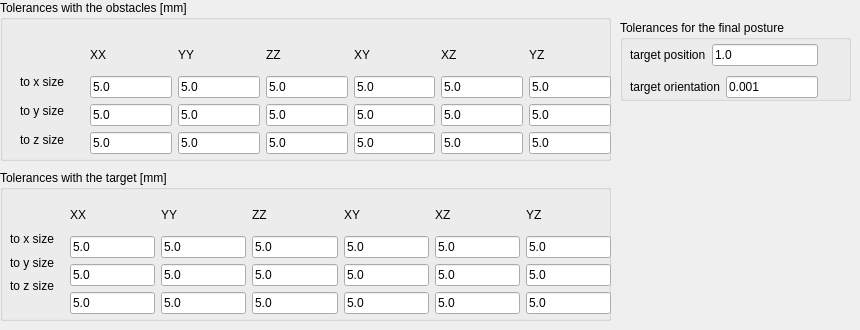
     <widget class="QWidget" name="tab_6">
      <attribute name="title">
       <string>Tolerances</string>
      </attribute>
      <widget class="QGroupBox" name="groupBox_22">
       <property name="geometry">
        <rect>
         <x>0</x>
         <y>0</y>
         <width>611</width>
         <height>161</height>
        </rect>
       </property>
       <property name="title">
        <string>Tolerances with the obstacles [mm]</string>
       </property>
       <widget class="QWidget" name="layoutWidget_size_3">
        <property name="geometry">
         <rect>
          <x>20</x>
          <y>70</y>
          <width>68</width>
          <height>81</height>
         </rect>
        </property>
        <layout class="QVBoxLayout" name="verticalLayout_84">
         <item>
          <widget class="QLabel" name="label_282">
           <property name="text">
            <string>to x size</string>
           </property>
          </widget>
         </item>
         <item>
          <widget class="QLabel" name="label_283">
           <property name="text">
            <string>to y size</string>
           </property>
          </widget>
         </item>
         <item>
          <widget class="QLabel" name="label_284">
           <property name="text">
            <string>to z size</string>
           </property>
          </widget>
         </item>
        </layout>
       </widget>
       <widget class="QWidget" name="layoutWidget_tol_obs_3">
        <property name="geometry">
         <rect>
          <x>90</x>
          <y>40</y>
          <width>521</width>
          <height>114</height>
         </rect>
        </property>
        <layout class="QHBoxLayout" name="horizontalLayout_131">
         <item>
          <layout class="QVBoxLayout" name="verticalLayout_85">
           <item>
            <widget class="QLabel" name="label_285">
             <property name="text">
              <string>XX</string>
             </property>
            </widget>
           </item>
           <item>
            <widget class="QLineEdit" name="lineEdit_obs_xx_1_left">
             <property name="text">
              <string>5.0</string>
             </property>
            </widget>
           </item>
           <item>
            <widget class="QLineEdit" name="lineEdit_obs_xx_2_left">
             <property name="text">
              <string>5.0</string>
             </property>
            </widget>
           </item>
           <item>
            <widget class="QLineEdit" name="lineEdit_obs_xx_3_left">
             <property name="text">
              <string>5.0</string>
             </property>
            </widget>
           </item>
          </layout>
         </item>
         <item>
          <layout class="QVBoxLayout" name="verticalLayout_86">
           <item>
            <widget class="QLabel" name="label_286">
             <property name="text">
              <string>YY</string>
             </property>
            </widget>
           </item>
           <item>
            <widget class="QLineEdit" name="lineEdit_obs_yy_1_left">
             <property name="text">
              <string>5.0</string>
             </property>
            </widget>
           </item>
           <item>
            <widget class="QLineEdit" name="lineEdit_obs_yy_2_left">
             <property name="text">
              <string>5.0</string>
             </property>
            </widget>
           </item>
           <item>
            <widget class="QLineEdit" name="lineEdit_obs_yy_3_left">
             <property name="text">
              <string>5.0</string>
             </property>
            </widget>
           </item>
          </layout>
         </item>
         <item>
          <layout class="QVBoxLayout" name="verticalLayout_87">
           <item>
            <widget class="QLabel" name="label_287">
             <property name="text">
              <string>ZZ</string>
             </property>
            </widget>
           </item>
           <item>
            <widget class="QLineEdit" name="lineEdit_obs_zz_1_left">
             <property name="text">
              <string>5.0</string>
             </property>
            </widget>
           </item>
           <item>
            <widget class="QLineEdit" name="lineEdit_obs_zz_2_left">
             <property name="text">
              <string>5.0</string>
             </property>
            </widget>
           </item>
           <item>
            <widget class="QLineEdit" name="lineEdit_obs_zz_3_left">
             <property name="text">
              <string>5.0</string>
             </property>
            </widget>
           </item>
          </layout>
         </item>
         <item>
          <layout class="QVBoxLayout" name="verticalLayout_88">
           <item>
            <widget class="QLabel" name="label_288">
             <property name="text">
              <string>XY</string>
             </property>
            </widget>
           </item>
           <item>
            <widget class="QLineEdit" name="lineEdit_obs_xy_1_left">
             <property name="text">
              <string>5.0</string>
             </property>
            </widget>
           </item>
           <item>
            <widget class="QLineEdit" name="lineEdit_obs_xy_2_left">
             <property name="text">
              <string>5.0</string>
             </property>
            </widget>
           </item>
           <item>
            <widget class="QLineEdit" name="lineEdit_obs_xy_3_left">
             <property name="text">
              <string>5.0</string>
             </property>
            </widget>
           </item>
          </layout>
         </item>
         <item>
          <layout class="QVBoxLayout" name="verticalLayout_89">
           <item>
            <widget class="QLabel" name="label_289">
             <property name="text">
              <string>XZ</string>
             </property>
            </widget>
           </item>
           <item>
            <widget class="QLineEdit" name="lineEdit_obs_xz_1_left">
             <property name="text">
              <string>5.0</string>
             </property>
            </widget>
           </item>
           <item>
            <widget class="QLineEdit" name="lineEdit_obs_xz_2_left">
             <property name="text">
              <string>5.0</string>
             </property>
            </widget>
           </item>
           <item>
            <widget class="QLineEdit" name="lineEdit_obs_xz_3_left">
             <property name="text">
              <string>5.0</string>
             </property>
            </widget>
           </item>
          </layout>
         </item>
         <item>
          <layout class="QVBoxLayout" name="verticalLayout_90">
           <item>
            <widget class="QLabel" name="label_290">
             <property name="text">
              <string>YZ</string>
             </property>
            </widget>
           </item>
           <item>
            <widget class="QLineEdit" name="lineEdit_obs_yz_1_left">
             <property name="text">
              <string>5.0</string>
             </property>
            </widget>
           </item>
           <item>
            <widget class="QLineEdit" name="lineEdit_obs_yz_2_left">
             <property name="text">
              <string>5.0</string>
             </property>
            </widget>
           </item>
           <item>
            <widget class="QLineEdit" name="lineEdit_obs_yz_3_left">
             <property name="text">
              <string>5.0</string>
             </property>
            </widget>
           </item>
          </layout>
         </item>
        </layout>
       </widget>
      </widget>
      <widget class="QGroupBox" name="groupBox_20">
       <property name="geometry">
        <rect>
         <x>0</x>
         <y>170</y>
         <width>611</width>
         <height>151</height>
        </rect>
       </property>
       <property name="title">
        <string>Tolerances with the target [mm]</string>
       </property>
       <widget class="QWidget" name="layoutWidget_tol_target_3">
        <property name="geometry">
         <rect>
          <x>10</x>
          <y>60</y>
          <width>61</width>
          <height>65</height>
         </rect>
        </property>
        <layout class="QVBoxLayout" name="verticalLayout_75">
         <item>
          <widget class="QLabel" name="label_262">
           <property name="text">
            <string>to x size</string>
           </property>
          </widget>
         </item>
         <item>
          <widget class="QLabel" name="label_263">
           <property name="text">
            <string>to y size</string>
           </property>
          </widget>
         </item>
         <item>
          <widget class="QLabel" name="label_264">
           <property name="text">
            <string>to z size</string>
           </property>
          </widget>
         </item>
        </layout>
       </widget>
       <widget class="QWidget" name="layoutWidget_tol_tar_values_3">
        <property name="geometry">
         <rect>
          <x>70</x>
          <y>30</y>
          <width>541</width>
          <height>114</height>
         </rect>
        </property>
        <layout class="QHBoxLayout" name="horizontalLayout_129">
         <item>
          <layout class="QVBoxLayout" name="verticalLayout_76">
           <item>
            <widget class="QLabel" name="label_265">
             <property name="text">
              <string>XX</string>
             </property>
            </widget>
           </item>
           <item>
            <widget class="QLineEdit" name="lineEdit_tar_xx_1_left">
             <property name="text">
              <string>5.0</string>
             </property>
            </widget>
           </item>
           <item>
            <widget class="QLineEdit" name="lineEdit_tar_xx_2_left">
             <property name="text">
              <string>5.0</string>
             </property>
            </widget>
           </item>
           <item>
            <widget class="QLineEdit" name="lineEdit_tar_xx_3_left">
             <property name="text">
              <string>5.0</string>
             </property>
            </widget>
           </item>
          </layout>
         </item>
         <item>
          <layout class="QVBoxLayout" name="verticalLayout_77">
           <item>
            <widget class="QLabel" name="label_266">
             <property name="text">
              <string>YY</string>
             </property>
            </widget>
           </item>
           <item>
            <widget class="QLineEdit" name="lineEdit_tar_yy_1_left">
             <property name="text">
              <string>5.0</string>
             </property>
            </widget>
           </item>
           <item>
            <widget class="QLineEdit" name="lineEdit_tar_yy_2_left">
             <property name="text">
              <string>5.0</string>
             </property>
            </widget>
           </item>
           <item>
            <widget class="QLineEdit" name="lineEdit_tar_yy_3_left">
             <property name="text">
              <string>5.0</string>
             </property>
            </widget>
           </item>
          </layout>
         </item>
         <item>
          <layout class="QVBoxLayout" name="verticalLayout_78">
           <item>
            <widget class="QLabel" name="label_267">
             <property name="text">
              <string>ZZ</string>
             </property>
            </widget>
           </item>
           <item>
            <widget class="QLineEdit" name="lineEdit_tar_zz_1_left">
             <property name="text">
              <string>5.0</string>
             </property>
            </widget>
           </item>
           <item>
            <widget class="QLineEdit" name="lineEdit_tar_zz_2_left">
             <property name="text">
              <string>5.0</string>
             </property>
            </widget>
           </item>
           <item>
            <widget class="QLineEdit" name="lineEdit_tar_zz_3_left">
             <property name="text">
              <string>5.0</string>
             </property>
            </widget>
           </item>
          </layout>
         </item>
         <item>
          <layout class="QVBoxLayout" name="verticalLayout_79">
           <item>
            <widget class="QLabel" name="label_268">
             <property name="text">
              <string>XY</string>
             </property>
            </widget>
           </item>
           <item>
            <widget class="QLineEdit" name="lineEdit_tar_xy_1_left">
             <property name="text">
              <string>5.0</string>
             </property>
            </widget>
           </item>
           <item>
            <widget class="QLineEdit" name="lineEdit_tar_xy_2_left">
             <property name="text">
              <string>5.0</string>
             </property>
            </widget>
           </item>
           <item>
            <widget class="QLineEdit" name="lineEdit_tar_xy_3_left">
             <property name="text">
              <string>5.0</string>
             </property>
            </widget>
           </item>
          </layout>
         </item>
         <item>
          <layout class="QVBoxLayout" name="verticalLayout_80">
           <item>
            <widget class="QLabel" name="label_269">
             <property name="text">
              <string>XZ</string>
             </property>
            </widget>
           </item>
           <item>
            <widget class="QLineEdit" name="lineEdit_tar_xz_1_left">
             <property name="text">
              <string>5.0</string>
             </property>
            </widget>
           </item>
           <item>
            <widget class="QLineEdit" name="lineEdit_tar_xz_2_left">
             <property name="text">
              <string>5.0</string>
             </property>
            </widget>
           </item>
           <item>
            <widget class="QLineEdit" name="lineEdit_tar_xz_3_left">
             <property name="text">
              <string>5.0</string>
             </property>
            </widget>
           </item>
          </layout>
         </item>
         <item>
          <layout class="QVBoxLayout" name="verticalLayout_81">
           <item>
            <widget class="QLabel" name="label_270">
             <property name="text">
              <string>YZ</string>
             </property>
            </widget>
           </item>
           <item>
            <widget class="QLineEdit" name="lineEdit_tar_yz_1_left">
             <property name="text">
              <string>5.0</string>
             </property>
            </widget>
           </item>
           <item>
            <widget class="QLineEdit" name="lineEdit_tar_yz_2_left">
             <property name="text">
              <string>5.0</string>
             </property>
            </widget>
           </item>
           <item>
            <widget class="QLineEdit" name="lineEdit_tar_yz_3_left">
             <property name="text">
              <string>5.0</string>
             </property>
            </widget>
           </item>
          </layout>
         </item>
        </layout>
       </widget>
      </widget>
      <widget class="QGroupBox" name="groupBox_23">
       <property name="geometry">
        <rect>
         <x>620</x>
         <y>20</y>
         <width>231</width>
         <height>81</height>
        </rect>
       </property>
       <property name="title">
        <string>Tolerances for the final posture</string>
       </property>
       <widget class="QWidget" name="layoutWidget_tol_FP_3">
        <property name="geometry">
         <rect>
          <x>10</x>
          <y>20</y>
          <width>188</width>
          <height>62</height>
         </rect>
        </property>
        <layout class="QVBoxLayout" name="verticalLayout_91">
         <item>
          <layout class="QHBoxLayout" name="horizontalLayout_132">
           <item>
            <widget class="QLabel" name="label_291">
             <property name="text">
              <string>target position</string>
             </property>
            </widget>
           </item>
           <item>
            <widget class="QLineEdit" name="lineEdit_tar_pos_left">
             <property name="text">
              <string>1.0</string>
             </property>
            </widget>
           </item>
          </layout>
         </item>
         <item>
          <layout class="QHBoxLayout" name="horizontalLayout_133">
           <item>
            <widget class="QLabel" name="label_292">
             <property name="text">
              <string>target orientation</string>
             </property>
            </widget>
           </item>
           <item>
            <widget class="QLineEdit" name="lineEdit_tar_or_left">
             <property name="text">
              <string>0.001</string>
             </property>
            </widget>
           </item>
          </layout>
         </item>
        </layout>
       </widget>
      </widget>
     </widget>
